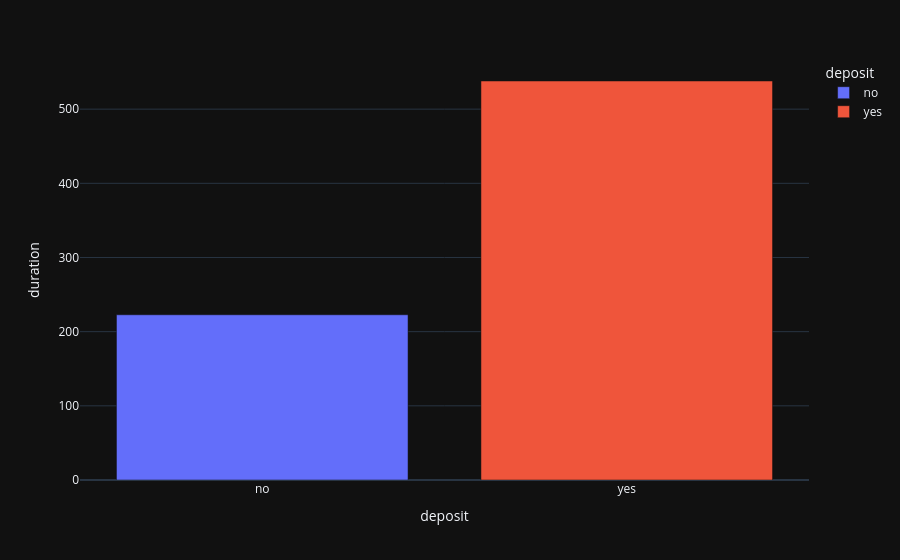

The notebook cell this image was saved under:
### Code cell
duration_deposit=data_filter.groupby("deposit")["duration"].mean().reset_index()
fig=px.bar(duration_deposit,x="deposit",y="duration",color="deposit")
fig.show()

### Figure 1 — Plotly figure (JSON) as saved in the notebook; plotly's stock layout.template omitted (floating-point values rounded to 4 significant figures)
{"data": [{"hovertemplate": "deposit=%{x}<br>duration=%{y}<extra></extra>", "legendgroup": "no", "marker": {"color": "#636efa", "pattern": {"shape": ""}}, "name": "no", "orientation": "v", "showlegend": true, "textposition": "auto", "x": ["no"], "xaxis": "x", "y": [222.8], "yaxis": "y", "type": "bar"}, {"hovertemplate": "deposit=%{x}<br>duration=%{y}<extra></extra>", "legendgroup": "yes", "marker": {"color": "#EF553B", "pattern": {"shape": ""}}, "name": "yes", "orientation": "v", "showlegend": true, "textposition": "auto", "x": ["yes"], "xaxis": "x", "y": [538.0], "yaxis": "y", "type": "bar"}], "layout": {"xaxis": {"anchor": "y", "domain": [0.0, 1.0], "title": {"text": "deposit"}, "categoryorder": "array", "categoryarray": ["no", "yes"]}, "yaxis": {"anchor": "x", "domain": [0.0, 1.0], "title": {"text": "duration"}}, "legend": {"title": {"text": "deposit"}, "tracegroupgap": 0}, "margin": {"t": 60}, "barmode": "relative"}}
